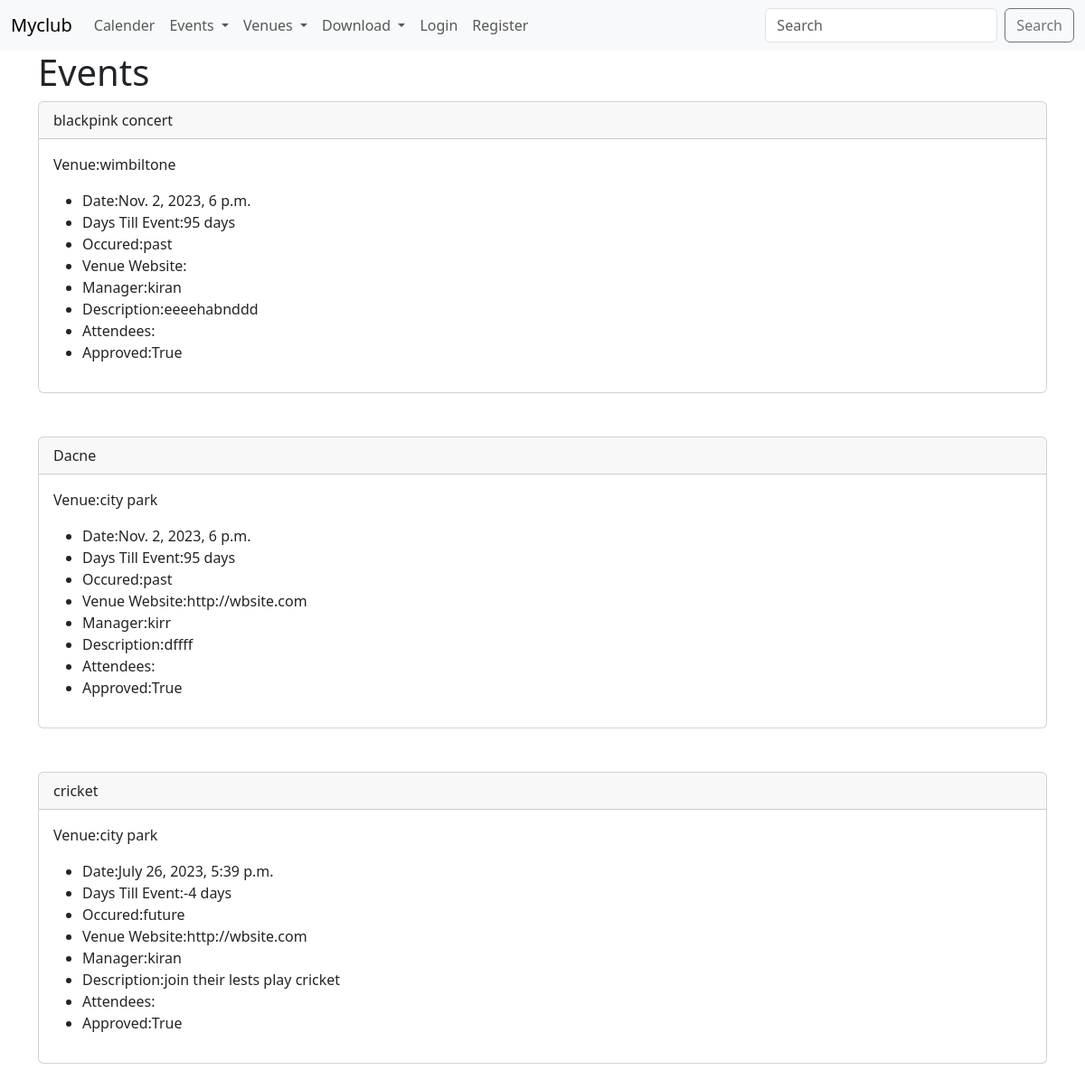
The app's page /events with its own data.
### events/models.py (models this page shows)
class Event(models.Model):
    name=models.CharField('Event name',max_length=120)
    event_date=models.DateTimeField('Event date')
    venue=models.ForeignKey(Venue,blank=True,null=True,on_delete=models.CASCADE)
    manager=models.ForeignKey(User,blank=True,null=True,on_delete=models.SET_NULL)
    description=models.TextField(blank=True )
    attendees=models.ManyToManyField(MyClubUser,blank=True)
    approved=models.BooleanField('Approved',default=False)
    def __str__(self):
        return self.name
    @property
    def Days_till(self):
        today=date.today()
        days_till=self.event_date.date()-today
        days_till_strip=str(days_till).split(",",1)[0]
        return days_till_strip
    @property
    def is_past(self):
        today=date.today()
        if self.event_date.date() > today:
            thing="past"
        else:
            thing="future"
        return thing

class Venue(models.Model):
    name=models.CharField('Venue name',max_length=200)
    address=models.CharField(max_length=300)
    zip_code=models.CharField('Zip code',max_length=15)
    phone=models.CharField('Contact phone',max_length=25,blank=True)
    web=models.URLField('website address')
    email_address=models.EmailField('Email address',max_length=50,blank=True)
    owner=models.IntegerField('Venue owner',blank=False,default=1)
    venue_img=models.ImageField(null=True,blank=True,upload_to="images/")
    def __str__(self):
        return self.name

### events/views.py (the view)
# urls.py: path("events",views.all_events,name="list"),
def all_events(request):
    event_list=Event.objects.all().order_by('-event_date')
    return render(request,"events/event_list.html",{"event_list":event_list})

### events/templates/events/event_list.html (shortened to what this page needs)
{% extends 'events/base.html' %}
{%block content%}
    <h1>Events</h1>
    {% for event in event_list %}
    {%if event.approved%}
    <div class="card">
        <div class="card-header">
    {{event}}
        </div>
        <div class="card-body">
        Venue:{{event.venue}}
          <p class="card-text"> <ul>
            <li>Date:{{event.event_date}}</li>
            <li>Days Till Event:{{event.Days_till}}</li>
            <li>Occured:{{event.is_past}}</li>
            <li>Venue Website:{{event.venue.web}}
            <li>Manager:{{event.manager}}</li>
            <li>Description:{{event.description}}</li>
            <li>Attendees:<br></li>
              <li>Approved:{{event.approved}}<br></li>
            </li>
    </p>
        </div>
        </div>
   <br><br>
   {%endif%}
    {%endfor%}
{%endblock%}

### events/templates/events/base.html (shortened to what this page needs)
<!doctype html>
<html lang="en">
  <head>
    <link href="https://cdn.jsdelivr.net/npm/bootstrap@5.3.1/dist/css/bootstrap.min.css" rel="stylesheet">
  </head>
  <body>
    {%include 'events/navbar.html'%}
    <div class="container">
    {% block content %}
{% endblock %}
    </div>
  </body>
</html>

### events/templates/events/navbar.html (shortened to what this page needs)
<nav class="navbar navbar-expand-lg bg-body-tertiary">
    <div class="container-fluid">
      <a class="navbar-brand" href="{% url 'home' %}">Myclub</a>
      <div class="collapse navbar-collapse" id="navbarSupportedContent">
        <ul class="navbar-nav me-auto mb-2 mb-lg-0">
          <li class="nav-item">
            <a class="nav-link" href="{% url 'home' '2023' 'March'%}">Calender</a>
          </li>
          <li class="nav-item dropdown">
            <a class="nav-link dropdown-toggle" href="#" role="button" data-bs-toggle="dropdown" aria-expanded="false">
              Events
            </a>
          </li>
          <li class="nav-item dropdown">
            <a class="nav-link dropdown-toggle" href="#" role="button" data-bs-toggle="dropdown" aria-expanded="false">
              Venues
            </a>
          </li>
          <li class="nav-item dropdown">
            <a class="nav-link dropdown-toggle" href="#" role="button" data-bs-toggle="dropdown" aria-expanded="false">
              Download
            </a>
          </li>
          {% if user.is_authenticated %}
          <li class="nav-item">
            <a class="nav-link" href="{% url 'logout_user'%}">Logout</a>
          </li>
          <li class="nav-item">
            <a class="nav-link" href="{% url 'admin_approval'%}">Admin</a>
          </li>
          {% else %}
          <li class="nav-item">
            <a class="nav-link" href="{% url 'login_user'%}">Login</a>
          </li>
          <li class="nav-item">
            <a class="nav-link" href="{% url 'register_user'%}">Register</a>
          </li>
          {%endif%}
        </ul>
        <form class="d-flex" role="search" method="POST" action="{% url 'search_venue' %}">
          <input class="form-control me-2" type="search" placeholder="Search" aria-label="Search" name="searched">
          <button class="btn btn-outline-secondary" type="submit">Search</button>
        </form>
      </div>
    </div>
  </nav>

### records on screen
Event: name "blackpink concert", venue "wimbiltone", event_date "Nov. 2, 2023, 6 p.m.", Days_till "95 days", is_past "past", manager "kiran", description "eeeehabnddd", approved "True"
Event: name "Dacne", venue "city park", event_date "Nov. 2, 2023, 6 p.m.", Days_till "95 days", is_past "past", venue.web "http://wbsite.com", manager "kirr", description "dffff", approved "True"
Event: name "cricket", venue "city park", event_date "July 26, 2023, 5:39 p.m.", Days_till "-4 days", is_past "future", venue.web "http://wbsite.com", manager "kiran", description "join their lests play cricket", approved "True"
